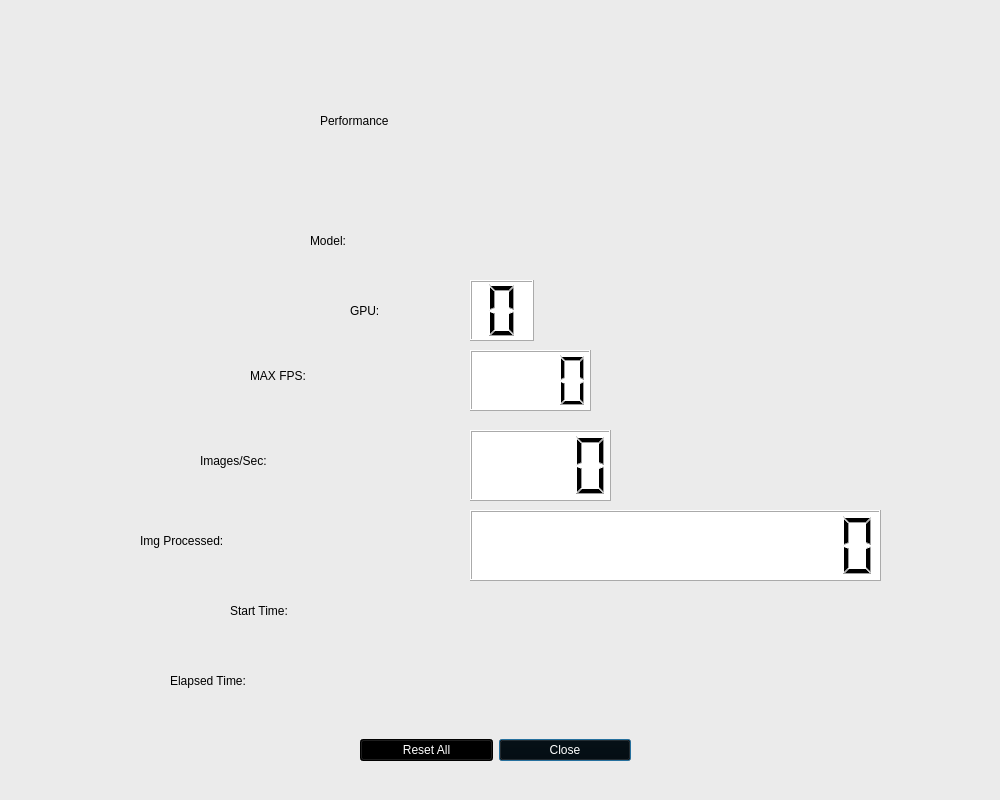
<?xml version="1.0" encoding="UTF-8"?>
<ui version="4.0">
 <class>perf_graph</class>
 <widget class="QDialog" name="perf_graph">
  <property name="geometry">
   <rect>
    <x>0</x>
    <y>0</y>
    <width>1000</width>
    <height>800</height>
   </rect>
  </property>
  <property name="windowTitle">
   <string>AMD MIVisionX Performance</string>
  </property>
  <property name="styleSheet">
   <string notr="true">
background-color: rgb(235, 235, 235);</string>
  </property>
  <widget class="QWidget" name="gridLayoutWidget">
   <property name="geometry">
    <rect>
     <x>360</x>
     <y>720</y>
     <width>271</width>
     <height>61</height>
    </rect>
   </property>
   <layout class="QGridLayout" name="gridLayout">
    <item row="2" column="1">
     <widget class="QPushButton" name="close_pushButton">
      <property name="styleSheet">
       <string notr="true">background-color: rgb(0, 0, 0);
color: rgb(255, 255, 255);</string>
      </property>
      <property name="text">
       <string>Close</string>
      </property>
     </widget>
    </item>
    <item row="2" column="0">
     <widget class="QPushButton" name="reset_pushButton">
      <property name="styleSheet">
       <string notr="true">background-color: rgb(0, 0, 0);
color: rgb(255, 255, 255);</string>
      </property>
      <property name="text">
       <string>Reset All</string>
      </property>
     </widget>
    </item>
   </layout>
  </widget>
  <widget class="QLCDNumber" name="fps_lcdNumber">
   <property name="geometry">
    <rect>
     <x>470</x>
     <y>430</y>
     <width>141</width>
     <height>71</height>
    </rect>
   </property>
   <property name="styleSheet">
    <string notr="true">background-color: rgb(255, 255, 255);
color: rgb(0, 0, 0);</string>
   </property>
   <property name="frameShape">
    <enum>QFrame::Box</enum>
   </property>
   <property name="smallDecimalPoint">
    <bool>false</bool>
   </property>
   <property name="digitCount">
    <number>4</number>
   </property>
  </widget>
  <widget class="QLabel" name="fps_label">
   <property name="geometry">
    <rect>
     <x>200</x>
     <y>420</y>
     <width>251</width>
     <height>81</height>
    </rect>
   </property>
   <property name="styleSheet">
    <string notr="true">color: rgb(0, 0, 0);
font: 75 36pt &quot;Ubuntu&quot;;</string>
   </property>
   <property name="text">
    <string>Images/Sec:</string>
   </property>
  </widget>
  <widget class="QLCDNumber" name="images_lcdNumber">
   <property name="geometry">
    <rect>
     <x>470</x>
     <y>510</y>
     <width>411</width>
     <height>71</height>
    </rect>
   </property>
   <property name="styleSheet">
    <string notr="true">background-color: rgb(255, 255, 255);
color: rgb(0, 0, 0);</string>
   </property>
   <property name="digitCount">
    <number>12</number>
   </property>
   <property name="value" stdset="0">
    <double>0.000000000000000</double>
   </property>
  </widget>
  <widget class="QLabel" name="images_label">
   <property name="geometry">
    <rect>
     <x>140</x>
     <y>510</y>
     <width>321</width>
     <height>61</height>
    </rect>
   </property>
   <property name="styleSheet">
    <string notr="true">color: rgb(0, 0, 0);
font: 75 36pt &quot;Ubuntu&quot;;</string>
   </property>
   <property name="text">
    <string>Img Processed:</string>
   </property>
  </widget>
  <widget class="QLabel" name="header_label">
   <property name="geometry">
    <rect>
     <x>320</x>
     <y>80</y>
     <width>391</width>
     <height>81</height>
    </rect>
   </property>
   <property name="styleSheet">
    <string notr="true">color: rgb(0, 0, 0);
font: 75 48pt &quot;Ubuntu&quot;;</string>
   </property>
   <property name="text">
    <string>Performance</string>
   </property>
  </widget>
  <widget class="QLabel" name="logo_label">
   <property name="geometry">
    <rect>
     <x>820</x>
     <y>20</y>
     <width>150</width>
     <height>131</height>
    </rect>
   </property>
   <property name="text">
    <string/>
   </property>
   <property name="pixmap">
    <pixmap resource="resources.qrc">:/images/vega_icon_150.png</pixmap>
   </property>
  </widget>
  <widget class="QLabel" name="logo_label_2">
   <property name="geometry">
    <rect>
     <x>30</x>
     <y>20</y>
     <width>151</width>
     <height>131</height>
    </rect>
   </property>
   <property name="text">
    <string/>
   </property>
   <property name="pixmap">
    <pixmap resource="resources.qrc">:/images/amd-logo-150x150.jpg</pixmap>
   </property>
  </widget>
  <widget class="QLCDNumber" name="maxFPS_lcdNumber">
   <property name="geometry">
    <rect>
     <x>470</x>
     <y>350</y>
     <width>121</width>
     <height>61</height>
    </rect>
   </property>
   <property name="styleSheet">
    <string notr="true">background-color: rgb(255, 255, 255);
color: rgb(0, 0, 0);</string>
   </property>
   <property name="digitCount">
    <number>4</number>
   </property>
  </widget>
  <widget class="QLabel" name="maxFPS_label">
   <property name="geometry">
    <rect>
     <x>250</x>
     <y>350</y>
     <width>211</width>
     <height>51</height>
    </rect>
   </property>
   <property name="styleSheet">
    <string notr="true">font: 75 36pt &quot;Ubuntu&quot;;
color: rgb(0, 0, 0);</string>
   </property>
   <property name="text">
    <string>MAX FPS:</string>
   </property>
  </widget>
  <widget class="QLabel" name="Model_label">
   <property name="geometry">
    <rect>
     <x>310</x>
     <y>200</y>
     <width>151</width>
     <height>81</height>
    </rect>
   </property>
   <property name="styleSheet">
    <string notr="true">color: rgb(0, 0, 0);
font: 75 36pt &quot;Ubuntu&quot;;</string>
   </property>
   <property name="text">
    <string>Model:</string>
   </property>
  </widget>
  <widget class="QLabel" name="modelName_label">
   <property name="geometry">
    <rect>
     <x>470</x>
     <y>210</y>
     <width>511</width>
     <height>61</height>
    </rect>
   </property>
   <property name="styleSheet">
    <string notr="true">color: rgb(170, 0, 0);
font: 75 36pt &quot;Ubuntu&quot;;</string>
   </property>
   <property name="text">
    <string/>
   </property>
  </widget>
  <widget class="QLabel" name="NGPU_label">
   <property name="geometry">
    <rect>
     <x>350</x>
     <y>270</y>
     <width>111</width>
     <height>81</height>
    </rect>
   </property>
   <property name="styleSheet">
    <string notr="true">color: rgb(0, 0, 0);
font: 75 36pt &quot;Ubuntu&quot;;</string>
   </property>
   <property name="text">
    <string>GPU:</string>
   </property>
  </widget>
  <widget class="QLCDNumber" name="GPU_lcdNumber">
   <property name="geometry">
    <rect>
     <x>470</x>
     <y>280</y>
     <width>64</width>
     <height>61</height>
    </rect>
   </property>
   <property name="styleSheet">
    <string notr="true">background-color: rgb(255, 255, 255);
color: rgb(0, 0, 0);</string>
   </property>
   <property name="digitCount">
    <number>1</number>
   </property>
  </widget>
  <widget class="QLabel" name="startName_label">
   <property name="geometry">
    <rect>
     <x>230</x>
     <y>580</y>
     <width>231</width>
     <height>61</height>
    </rect>
   </property>
   <property name="styleSheet">
    <string notr="true">color: rgb(0, 0, 0);
font: 75 36pt &quot;Ubuntu&quot;;</string>
   </property>
   <property name="text">
    <string>Start Time:</string>
   </property>
  </widget>
  <widget class="QLabel" name="StartTime_label">
   <property name="geometry">
    <rect>
     <x>470</x>
     <y>590</y>
     <width>511</width>
     <height>51</height>
    </rect>
   </property>
   <property name="styleSheet">
    <string notr="true">color: rgb(170, 0, 0);
font: 75 28pt &quot;Ubuntu&quot;;</string>
   </property>
   <property name="text">
    <string/>
   </property>
  </widget>
  <widget class="QLabel" name="ElapsedTimeName_label">
   <property name="geometry">
    <rect>
     <x>170</x>
     <y>650</y>
     <width>291</width>
     <height>61</height>
    </rect>
   </property>
   <property name="styleSheet">
    <string notr="true">color: rgb(0, 0, 0);
font: 75 36pt &quot;Ubuntu&quot;;</string>
   </property>
   <property name="text">
    <string>Elapsed Time:</string>
   </property>
  </widget>
  <widget class="QLabel" name="elapsedTime_label">
   <property name="geometry">
    <rect>
     <x>480</x>
     <y>660</y>
     <width>511</width>
     <height>51</height>
    </rect>
   </property>
   <property name="styleSheet">
    <string notr="true">color: rgb(170, 0, 0);
font: 75 28pt &quot;Ubuntu&quot;;</string>
   </property>
   <property name="text">
    <string/>
   </property>
  </widget>
 </widget>
 <resources>
  <include location="resources.qrc"/>
 </resources>
 <connections/>
</ui>
